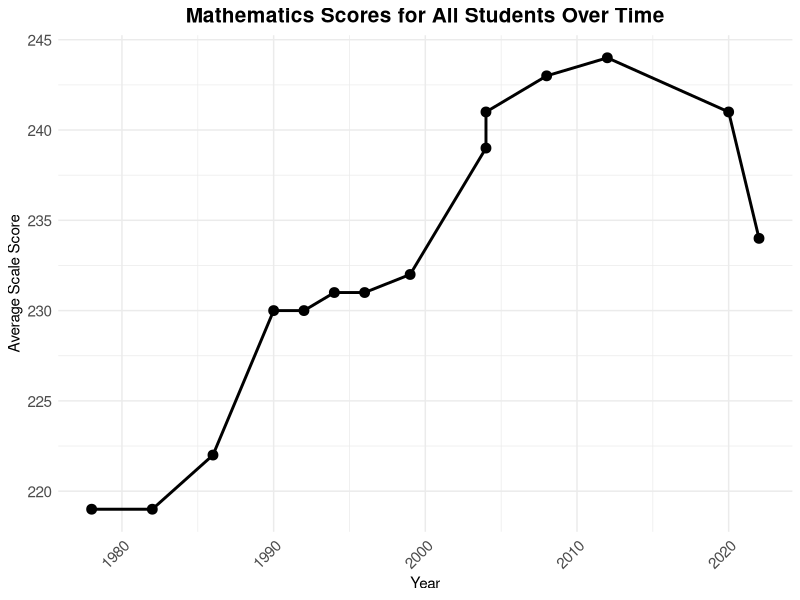
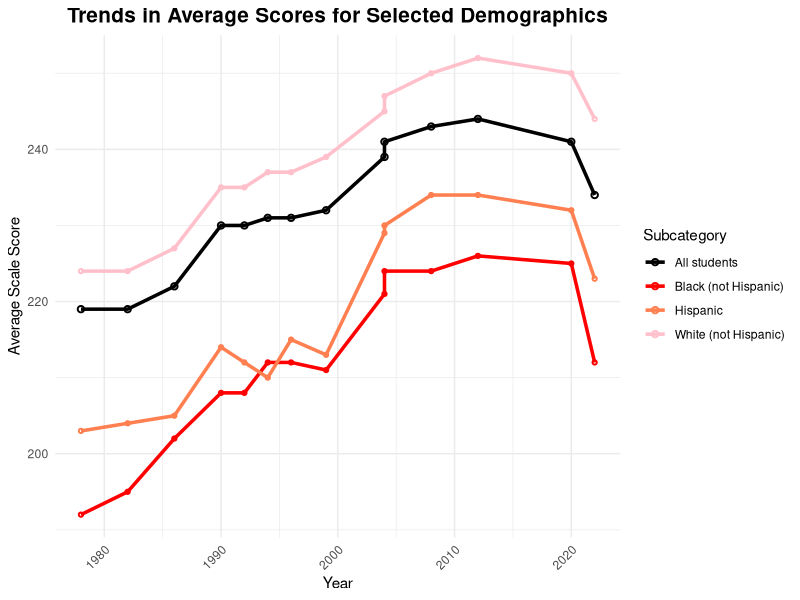
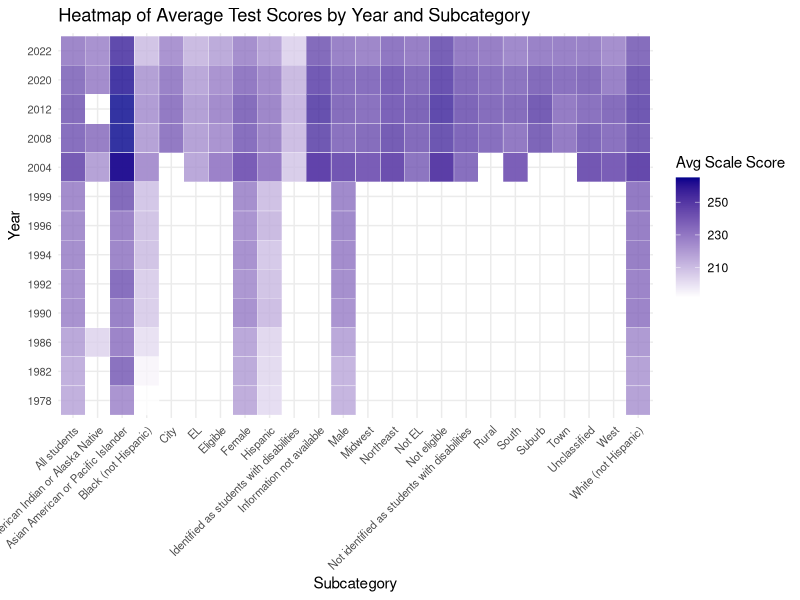
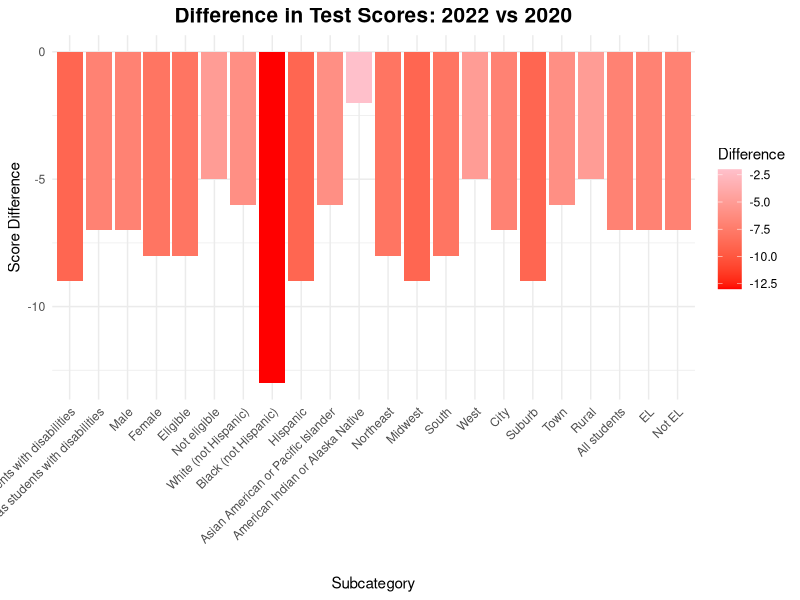
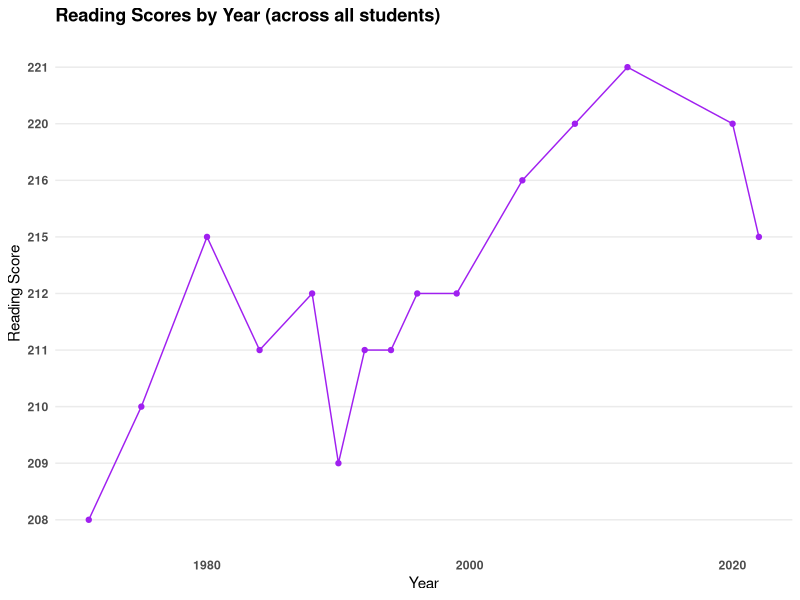
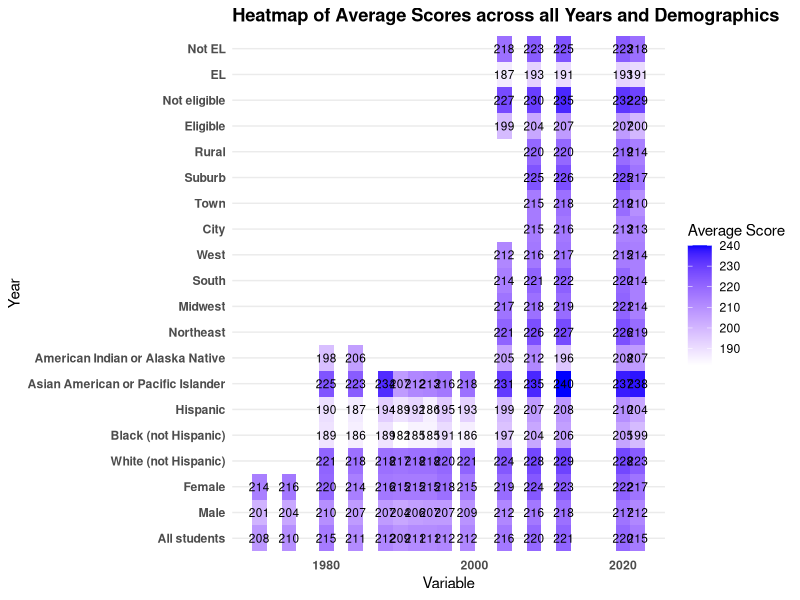
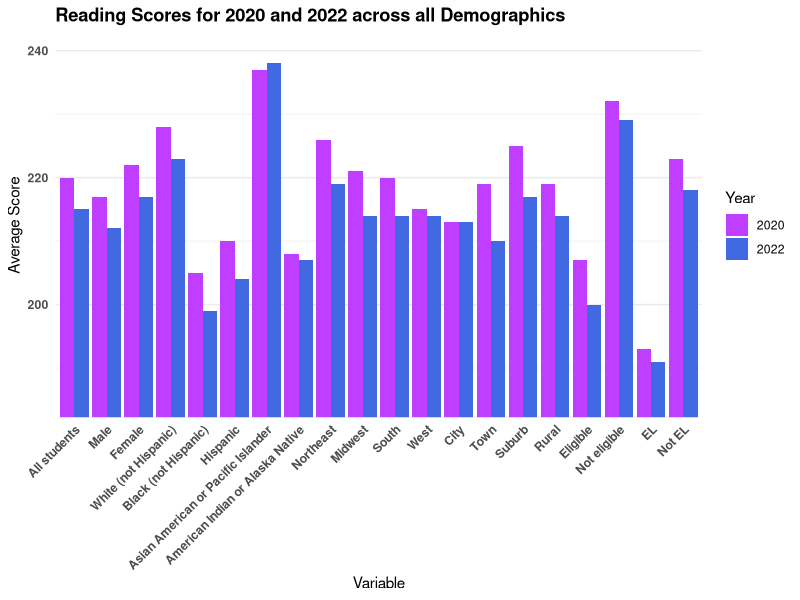
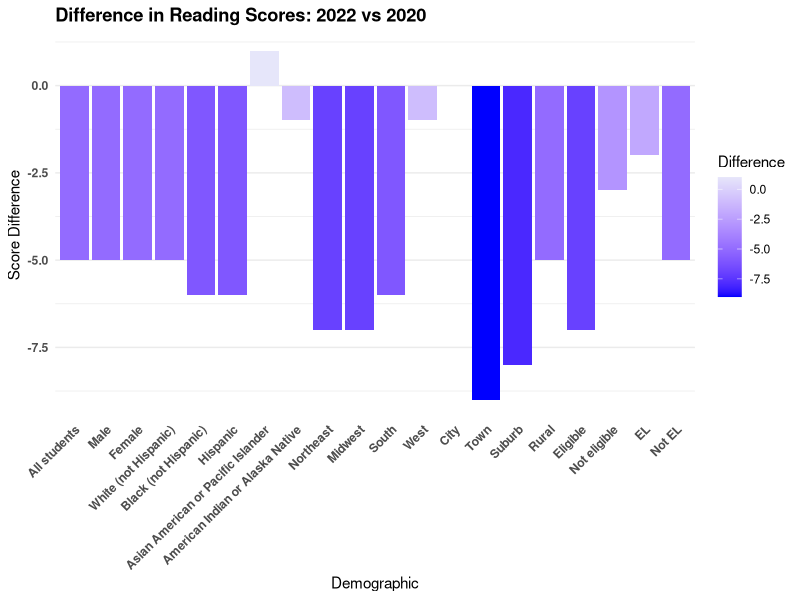

R code for these plots, in order:
## ---- chunk 1
# Global setup code here
knitr::opts_chunk$set(
  warning = FALSE,  # Suppress warnings globally
  message = FALSE,  # Suppress messages globally
  echo = FALSE       # Show code by default
)
## ---- chunk 2
#| echo: false
#| output: false
library(tidyverse)
library(ggthemes)
library(lubridate)
library(ggridges)
## ---- chunk 3
#| echo: false
#| output: false

disability <- read_csv("data/mathematics/Mathematics, Age 9, Disability sta.csv", show_col_types = FALSE, name_repair = 'minimal')
colnames(disability) <- disability[8, 1:4]
disability <- disability[9:18, 1:4] |>
  mutate(
    Year = ymd(Year, truncated = 2L),
    `Average scale score` = as.numeric(na_if(na_if(`Average scale score`, "‡"), "—")),
    Subcategory = `Disability status of student, including those with 504 plan`,
    Category = "Disability"
  ) |>
  drop_na(`Average scale score`, Year)

gender <- read_csv("data/mathematics/Mathematics, Age 9, Gender.csv", show_col_types = FALSE, name_repair = 'minimal')
colnames(gender) <- gender[8, 1:4]
gender <- gender[9:36, 1:4] |>
  mutate(
    Year = ymd(Year, truncated = 2L),
    `Average scale score` = as.numeric(na_if(na_if(`Average scale score`, "‡"), "—")),
    Subcategory = Gender,
    Category = "Gender"
  ) |>
  drop_na(`Average scale score`, Year)

national_school <- read_csv("data/mathematics/Mathematics, Age 9, National School.csv", show_col_types = FALSE, name_repair = 'minimal')
colnames(national_school) <- national_school[8, 1:4]
national_school <- national_school[9:26, 1:4] |>
  mutate(
    Year = ymd(Year, truncated = 2L),
    `Average scale score` = as.numeric(na_if(na_if(`Average scale score`, "‡"), "—")),
    Subcategory = `National School Lunch Program eligibility, 3 categories`,
    Category = "National School Lunch"
  ) |>
  drop_na(`Average scale score`, Year)

race <- read_csv("data/mathematics/Mathematics, Age 9, Race ethnicity.csv", show_col_types = FALSE, name_repair = 'minimal')
colnames(race) <- race[8, 1:4]
race <- race[9:92, 1:4] |>
  mutate(
    Year = ymd(Year, truncated = 2L),
    `Average scale score` = as.numeric(na_if(na_if(`Average scale score`, "‡"), "—")),
    Subcategory = `Race/ethnicity (6 categories)`,
    Category = "Race/Ethnicity"
  ) |>
  drop_na(`Average scale score`, Year)

region <- read_csv("data/mathematics/Mathematics, Age 9, Region of the.csv", show_col_types = FALSE, name_repair = 'minimal')
colnames(region) <- region[8, 1:4]
region <- region[9:37, 1:4] |>
  mutate(
    Year = ymd(Year, truncated = 2L),
    `Average scale score` = as.numeric(na_if(na_if(`Average scale score`, "‡"), "—")),
    Subcategory = `Region of the country`,
    Category = "Region"
  ) |>
  drop_na(`Average scale score`, Year)

location <- read_csv("data/mathematics/Mathematics, Age 9, School location.csv", show_col_types = FALSE, name_repair = 'minimal')
colnames(location) <- location[8, 1:4]
location <- location[9:24, 1:4] |>
  mutate(
    Year = ymd(Year, truncated = 2L),
    `Average scale score` = as.numeric(na_if(na_if(`Average scale score`, "‡"), "—")),
    Subcategory = `School location, 4 categories`,
    Category = "School Location"
  ) |>
  drop_na(`Average scale score`, Year)

eng_status <-read_csv("data/mathematics/Mathematics, Age 9, Status as Engl.csv", show_col_types = FALSE, name_repair = 'minimal')
colnames(eng_status) <- eng_status[8, 1:4]
eng_status <- eng_status[9:18, 1:4] |>
  mutate(
    Year = ymd(Year, truncated = 2L),
    `Average scale score` = as.numeric(na_if(na_if(`Average scale score`, "‡"), "—")),
    Subcategory = `Status as English learner, 2 categories`,
    Category = "English Learner Status"
  ) |>
  drop_na(`Average scale score`, Year)

all_students <- read_csv("data/mathematics/Mathematics, Age 9, All students.csv", show_col_types = FALSE, name_repair = 'minimal')
colnames(all_students) <- all_students[8, 1:4]
all_students <- all_students[9:24, 1:4] |>
  mutate(
    Year = ymd(Year, truncated = 2L),
    `Average scale score` = as.numeric(na_if(na_if(`Average scale score`, "‡"), "—")),
    Subcategory = `All students`,
    Category = "All Students"
  ) |>
  drop_na(`Average scale score`, Year)

combined_data <- bind_rows(
  disability |> mutate(Subcategory = `Disability status of student, including those with 504 plan`, Category = "Disability"),
  gender |> mutate(Subcategory = Gender, Category = "Gender"),
  national_school |> mutate(Subcategory = `National School Lunch Program eligibility, 3 categories`, Category = "National School Lunch"),
  race |> mutate(Subcategory = `Race/ethnicity (6 categories)`, Category = "Race/Ethnicity"),
  region |> mutate(Subcategory = `Region of the country`, Category = "Region"),
  location |> mutate(Subcategory = `School location, 4 categories`, Category = "School Location"),
  all_students |> mutate(Subcategory = "All students", Category = "All Students"),
  eng_status |> mutate(Subcategory = `Status as English learner, 2 categories`, Category = "English Learner Status")

)
## ---- chunk 4
ggplot(all_students, aes(x = Year, y = `Average scale score`)) +
  geom_point(size = 3) +
  geom_line(group = 1, size = 1) +
  labs(
    title = "Mathematics Scores for All Students Over Time",
    x = "Year",
    y = "Average Scale Score"
  ) +
  theme_minimal() +
  theme(
    plot.title = element_text(size = 15, hjust = 0.5, face = "bold"),
    axis.text.x = element_text(size = 11, angle = 45, hjust = 1),
    axis.text.y = element_text(size = 11)
  )
## ---- chunk 5
key_categories <- combined_data |>
  filter(Subcategory %in% c("White (not Hispanic)", "Black (not Hispanic)", "Hispanic", "All students"))

ggplot(key_categories, aes(x = Year, y = `Average scale score`, group = Subcategory)) +
  geom_line(aes(color = Subcategory, size = Subcategory == "All students"), size = 1.2) +
  geom_point(aes(color = Subcategory, size = Subcategory == "All students"), shape = 21, stroke = 1) +
  scale_color_manual(
    values = c(
      "All students" = "black",
      "White (not Hispanic)" = "pink",
      "Black (not Hispanic)" = "red",
      "Hispanic" = "coral"
    )
  ) +
  scale_size_manual(
    values = c("FALSE" = 0.8, "TRUE" = 1.5),
    guide = "none"  # Hides the legend for size
  ) +
  labs(
    title = "Trends in Average Scores for Selected Demographics",
    x = "Year",
    y = "Average Scale Score",
    color = "Subcategory"
  ) +
  theme_minimal() +
  theme(
    plot.title = element_text(size = 15, hjust = 0.5, face = "bold"),
    axis.text.x = element_text(angle = 45, hjust = 1)
  )
## ---- chunk 6
data_combined <- bind_rows(all_students, disability, gender, national_school, race, region, location, eng_status)

data_combined <- data_combined |> mutate(Year = as.factor(year(Year)), Avg_Score = `Average scale score`)
ggplot(data_combined, aes(x = Subcategory, y = Year, fill = `Average scale score`)) +
  geom_tile(color = "white", alpha = 0.8) +
  scale_fill_gradient(low = "white", high = "darkblue", na.value = "grey90") +
  labs(
    title = "Heatmap of Average Test Scores by Year and Subcategory",
    x = "Subcategory",
    y = "Year",
    fill = "Avg Scale Score"
  ) +
  theme_minimal() +
  theme(
    axis.text.x = element_text(angle = 45, hjust = 1, size = 8),
    axis.text.y = element_text(size = 8),
    legend.position = "right"
  )
## ---- chunk 7
variableorder <- unique(combined_data$Subcategory)
diff_plot_data <- combined_data |>
  mutate(Year = year(Year)) |>
  filter(Year %in% c(2020, 2022)) |>
  pivot_wider(names_from = Year, values_from = `Average scale score`, names_prefix = "Year_") |>
  mutate(Difference = Year_2022 - Year_2020) |>
  filter(!is.na(Difference), !Subcategory %in% c("Unclassified", "Information not available"))
#2020vs2022
ggplot(diff_plot_data, aes(x = factor(Subcategory, levels = variableorder), y = Difference, fill = Difference)) +
geom_col() +

scale_fill_gradient(low = "red", high = "pink") +
  labs(
    title = "Difference in Test Scores: 2022 vs 2020",
    x = "Subcategory",
    y = "Score Difference"
  ) +
  theme_minimal() +
  theme(
    axis.text.x = element_text(angle = 45, hjust = 1),
    plot.title = element_text(size = 15, hjust = 0.5, face = "bold")
  )
## ---- chunk 8
all_students <- read_csv("data/reading/NAEP_All.csv")
disability <- read_csv("data/reading/NAEP_Disability.csv")
english_status <- read_csv("data/reading/NAEP_EnglishStatus.csv")
gender <- read_csv("data/reading/NAEP_Gender.csv")
location <- read_csv("data/reading/NAEP_Location.csv")
lunch_program <- read_csv("data/reading/NAEP_LunchProgram.csv")
race <- read_csv("data/reading/NAEP_Race.csv")
region <- read_csv("data/reading/NAEP_Region.csv")
## ---- chunk 9
all_students <- all_students[8:24, ]
disability <- disability[8:40, ]
english_status <- english_status[8:40, ]
gender <- gender[8:40, ]
location <- location[8:72, ]
lunch_program <- lunch_program[8:56, ]
race <- race[8:104, ]
region <- region[8:88, ]
## ---- chunk 10
colnames(all_students) <- as.character(all_students[1, ])
all_students <- all_students[-1, ]

colnames(disability) <- as.character(disability[1, ])
disability <- disability[-1, ]

colnames(english_status) <- as.character(english_status[1, ])
english_status <- english_status[-1, ]

colnames(gender) <- as.character(gender[1, ])
gender <- gender[-1, ]

colnames(location) <- as.character(location[1, ])
location <- location[-1, ]

colnames(lunch_program) <- as.character(lunch_program[1, ])
lunch_program <- lunch_program[-1, ]

colnames(race) <- as.character(race[1, ])
race <- race[-1, ]

colnames(region) <- as.character(region[1, ])
region <- region[-1, ]
## ---- chunk 11
pivot_wider(english_status, names_from="Status as English learner, 2 categories", values_from="Average scale score") -> english_wider

pivot_wider(gender, names_from="Gender", values_from="Average scale score") -> gender_wider

pivot_wider(location, names_from="School location, 4 categories", values_from="Average scale score") -> location_wider

pivot_wider(lunch_program, names_from="National School Lunch Program eligibility, 3 categories", values_from="Average scale score") -> lunch_wider

pivot_wider(region, names_from="Region of the country", values_from="Average scale score") -> region_wider

pivot_wider(race, names_from="Race/ethnicity (6 categories)", values_from="Average scale score") -> race_wider

pivot_wider(all_students, names_from="All students", values_from="Average scale score") -> all_wider
## ---- chunk 12
english_wider |>
  left_join(gender_wider, by = c("Year", "Jurisdiction")) |>
  left_join(location_wider, by = c("Year", "Jurisdiction")) |>
  left_join(lunch_wider, by = c("Year", "Jurisdiction")) |>
  left_join(region_wider, by = c("Year", "Jurisdiction")) |>
  left_join(race_wider, by = c("Year", "Jurisdiction")) |>
  left_join(all_wider, by = c("Year", "Jurisdiction")) -> all_reading_data
## ---- chunk 13
all_reading_data$Year <- gsub("[^0-9]", "", all_reading_data$Year)
all_reading_data <- all_reading_data[-6, ]
all_reading_data$Year <- as.Date(paste0(all_reading_data$Year, "-01-01"))
## ---- chunk 14
ggplot(all_reading_data, aes(x=Year, y=`All students`, group=1)) +
  geom_point(color="purple") +
  geom_line(color="purple") +
  theme_minimal() +
  labs(title = "Reading Scores by Year (across all students)", x = "Year", y = "Reading Score") +
  theme_minimal() +
  theme(panel.grid.major.x = element_blank(), panel.grid.minor.x = element_blank()) +
  theme(plot.title=element_text(face="bold")) +
  theme(axis.text = element_text(face="bold"))
## ---- chunk 15
variableorder <- c("All students", "Male", "Female", "White (not Hispanic)", "Black (not Hispanic)", "Hispanic", "Asian American or Pacific Islander", "American Indian or Alaska Native", "Northeast", "Midwest", "South", "West", "City", "Town", "Suburb", "Rural", "Eligible", "Not eligible", "EL", "Not EL")

all_reading_data |>
  pivot_longer(cols = -Year, names_to = "Variable", values_to = "Avg_Score") |>
  mutate(across(-c("Year", "Variable"), as.numeric)) |>
  drop_na(Avg_Score) |>
  filter(Variable != "Unclassified") |>
  filter(Variable != "Information not available") |>
  ggplot(aes(x = Year, y = factor(Variable, levels = variableorder), fill = Avg_Score)) +
  geom_tile() +
  geom_text(aes(label = round(Avg_Score, 1)), color = "black", size = 3) +
  scale_fill_gradient(low = "white", high = "blue") +
  theme_minimal() +
  labs(title = "Heatmap of Average Scores across all Years and Demographics",
      x = "Variable",
      y = "Year",
      fill = "Average Score") +
  theme(panel.grid.major.x = element_blank(), panel.grid.minor.x = element_blank()) +
  theme(plot.title=element_text(face="bold")) +
  theme(axis.text = element_text(face="bold"))
## ---- chunk 16
all_reading_data |>
  mutate(Year = as.numeric(format(Year, "%Y")),
         Year = factor(Year, levels = c(2020, 2022))) |>
  pivot_longer(cols = -Year, names_to = "Variable", values_to = "Avg_Score") |>
  mutate(across(-c("Year", "Variable"), as.numeric)) |>
  drop_na(Avg_Score) |>
  filter(Year == 2020 | Year == 2022) |>
  filter(Variable != "Unclassified") |>
  filter(Variable != "Information not available") |>
  ggplot(aes(x = factor(Variable, levels = variableorder), y = Avg_Score, fill = Year, group = Year)) +
  geom_bar(stat = 'identity', position = 'dodge') +
  labs(title = "Reading Scores for 2020 and 2022 across all Demographics",
       x = "Variable",
       y = "Average Score",
       fill = "Year") +
  scale_fill_manual(values = c("2020" = "darkorchid1", "2022" = "royalblue")) +
  theme_minimal() +
  coord_cartesian(ylim=c(185,240)) +
  theme(axis.text.x = element_text(angle = 45, hjust = 1)) +
  theme(panel.grid.major.x = element_blank(), panel.grid.minor.x = element_blank()) +
  theme(plot.title=element_text(face="bold")) +
  theme(axis.text = element_text(face="bold"))
## ---- chunk 17
all_reading_data |>
  mutate(Year = as.numeric(format(Year, "%Y"))) |>
  pivot_longer(cols = -Year, names_to = "Variable", values_to = "Avg_Score") |>
  filter(Year == 2020 | Year == 2022) |>
  pivot_wider(names_from = Year, values_from = Avg_Score) |>
  mutate(`2022` = as.numeric(`2022`), `2020` = as.numeric(`2020`)) |>
  drop_na(`2022`) |>
  drop_na(`2020`) |>
  mutate(Difference = `2022` - `2020`) |>
  filter(Variable != "Unclassified") |>
  filter(Variable != "Information not available") |>
  ggplot(aes(x = factor(Variable, levels = variableorder), y = Difference, fill = Difference)) +
  geom_bar(stat = 'identity', position = 'dodge') +
  labs(title = "Difference in Reading Scores: 2022 vs 2020",
       x = "Demographic",
       y = "Score Difference") +
  theme_minimal() +
  scale_fill_gradient(low = "blue", high = "lavender") +
  theme(axis.text.x = element_text(angle = 45, hjust = 1)) +
  theme(panel.grid.major.x = element_blank(), panel.grid.minor.x = element_blank()) +
  theme(plot.title=element_text(face="bold")) +
  theme(axis.text = element_text(face="bold"))
## ---- chunk 18
all_reading_data |>
  mutate(Year = as.numeric(format(Year, "%Y"))) |>
  pivot_longer(cols = -Year, names_to = "Variable", values_to = "Avg_Score") |>
  filter(Year == 2004 | Year == 2012 | Year == 2022) |>
  pivot_wider(names_from = Year, values_from = Avg_Score) |>
  mutate(`2022` = as.numeric(`2022`), `2012` = as.numeric(`2012`), `2004` = as.numeric(`2004`)) |>
  drop_na(`2022`) |>
  drop_na(`2012`) |>
  drop_na(`2004`) |>
  mutate(last10 = `2022` - `2012`) |>
  mutate(prev10 = `2012` - `2004`) |>
  select(Variable, last10, prev10) |>
  pivot_longer(cols = -Variable, names_to = "Period", values_to = "Difference") |>
  mutate(Period = factor(Period, levels = c("prev10", "last10"))) |>
  filter(Variable != "Unclassified") |>
  filter(Variable != "Information not available") |>
  ggplot(aes(x = factor(Variable, levels = variableorder), y = Difference, fill = Period, group = Period)) +
  geom_bar(stat = 'identity', position = 'dodge') +
  labs(title = "Long Term Trends in Reading Scores Over Last  20 Years",
       x = "Variable",
       y = "Difference in Score Over 10 Year Period",
       fill = "Period") +
  scale_fill_manual(labels = c("2004 to 2012", "2012 to 2022"), values = c("prev10" = "darkorchid1", "last10" = "royalblue")) +
  theme_minimal() +
  theme(axis.text.x = element_text(angle = 45, hjust = 1)) +
  theme(panel.grid.major.x = element_blank(), panel.grid.minor.x = element_blank()) +
  theme(plot.title=element_text(face="bold")) +
  theme(axis.text = element_text(face="bold"))
